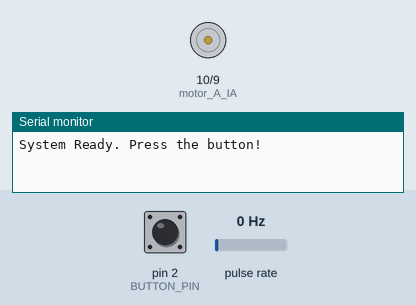
Bench run of a sketch on a simulated Arduino Uno, built with avr-gcc and run on an emulated ATmega328P. On the bench: motor-driver pin pairs drawn as motors (green arrow = first pin HIGH = forward, orange = second pin HIGH = backward, longer = more drive), the last lines printed to the serial monitor. Wiring (inferred from the names in the program): pulse sensor: data pin 3. Inputs (shaded band) come from the test bench; at power-on: pin 2 (BUTTON_PIN) HIGH, pulse rate 0 Hz.

Above: at 1.2 s.
1.3 s: pin 2 (BUTTON_PIN) pulled LOW for 0.15 s
At 2.2 s:
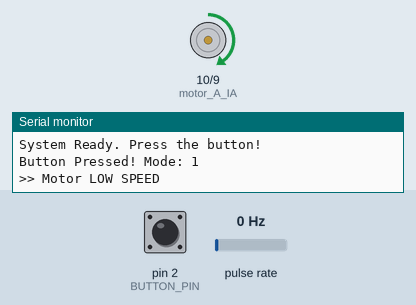
2.9 s: pin 2 (BUTTON_PIN) pulled LOW for 1 s
At 3.5 s:
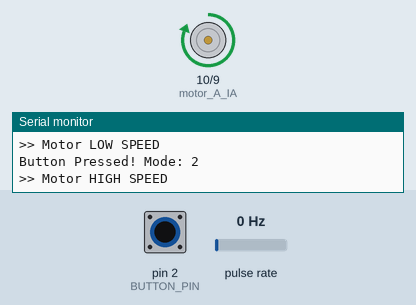
5.4 s: pin 2 (BUTTON_PIN) pulled LOW for 0.15 s
At 6.6 s:
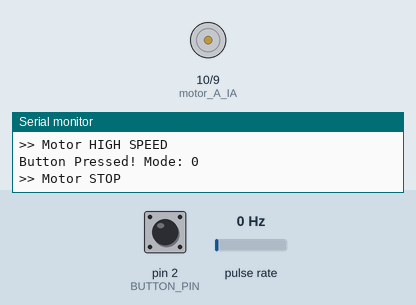
7.0 s: pin 2 (BUTTON_PIN) pulled LOW for 3.2 s
At 7.8 s:
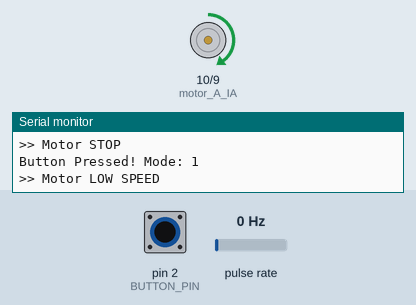
Timing chart, 0 to 10.0 s (numbered marks = the images above; inputs shaded):
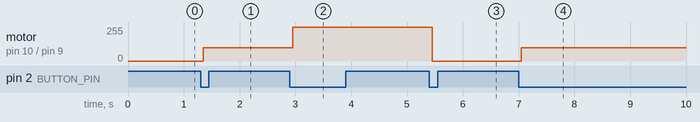

The sketch:

moter_SW_Test.ino
```cpp
// 핀 설정
const int motor_A_IA = 10;
const int motor_A_IB = 9;
const int BUTTON_PIN = 2; // 버튼 S 핀
const int ENCODER = 3;    // 엔코더 (우노는 2, 3번만 인터럽트 가능)

// 상태 저장 변수
int motorState = 0;         // 0: 정지, 1: 1단(느림), 2: 2단(빠름)
int lastButtonState = HIGH; // 버튼의 이전 상태

// 엔코더 변수
volatile int count = 0;
unsigned long oldTime = 0;

void ISRencoder() {
  count++;
}

void setup() {
  Serial.begin(115200);

  pinMode(motor_A_IA, OUTPUT);
  pinMode(motor_A_IB, OUTPUT);
  pinMode(BUTTON_PIN, INPUT_PULLUP); // 버튼 핀 풀업 설정
  pinMode(ENCODER, INPUT_PULLUP);

  // 엔코더 핀이 3번일 때만 작동합니다. (현재는 작동 안해도 모터 제어엔 문제없음)
  attachInterrupt(digitalPinToInterrupt(ENCODER), ISRencoder, FALLING);

  Serial.println("System Ready. Press the button!");
}

void loop() {
  // 1. 현재 버튼 상태 읽기
  int currentButtonState = digitalRead(BUTTON_PIN);

  // 2. 버튼이 막 눌린 순간 감지 (HIGH에서 LOW로 떨어지는 순간)
  if (lastButtonState == HIGH && currentButtonState == LOW) {

    // 기계적 떨림(노이즈)을 무시하기 위해 50ms 대기 (디바운싱)
    delay(50);

    // 50ms 후에도 여전히 버튼이 눌려있다면(LOW), 진짜 눌린 것으로 판단
    if (digitalRead(BUTTON_PIN) == LOW) {

      // 상태 변경 (0 -> 1 -> 2 -> 0 순환)
      motorState++;
      if (motorState > 2) {
        motorState = 0;
      }

      Serial.print("Button Pressed! Mode: ");
      Serial.println(motorState);

      // 3. 상태에 따라 모터 동작
      if (motorState == 0) { // 정지
        analogWrite(motor_A_IA, 0);
        analogWrite(motor_A_IB, 0);
        Serial.println(">> Motor STOP");
      }
      else if (motorState == 1) { // 1단
        analogWrite(motor_A_IA, 100); // 100/255 속도
        analogWrite(motor_A_IB, 0);
        Serial.println(">> Motor LOW SPEED");
      }
      else if (motorState == 2) { // 2단
        analogWrite(motor_A_IA, 255); // 255/255 최대 속도
        analogWrite(motor_A_IB, 0);
        Serial.println(">> Motor HIGH SPEED");
      }
    }
  }

  // 4. 다음 루프를 위해 현재 상태를 저장
  lastButtonState = currentButtonState;

  // --- 엔코더 출력 (1초마다) ---
  unsigned long newTime = millis();
  if (newTime - oldTime > 1000) {
    oldTime = newTime;
    noInterrupts();
    int currentCount = count;
    interrupts();
    // Serial.print("Encoder cnt : ");
    // Serial.println(currentCount);
  }
}
```

Measured:
- after the input at 1.3 s, motor on pin 10 (motor_A_IA) / pin 9 (motor_A_IB): stopped → forward 100/255 after 0.05 s
- after the input at 2.9 s, motor on pin 10 (motor_A_IA) / pin 9 (motor_A_IB): forward 100/255 → forward 255/255 after 0.05 s
- after the input at 5.4 s, motor on pin 10 (motor_A_IA) / pin 9 (motor_A_IB): forward 255/255 → stopped after 0.05 s
- after the input at 7.0 s, motor on pin 10 (motor_A_IA) / pin 9 (motor_A_IB): stopped → forward 100/255 after 0.05 s
